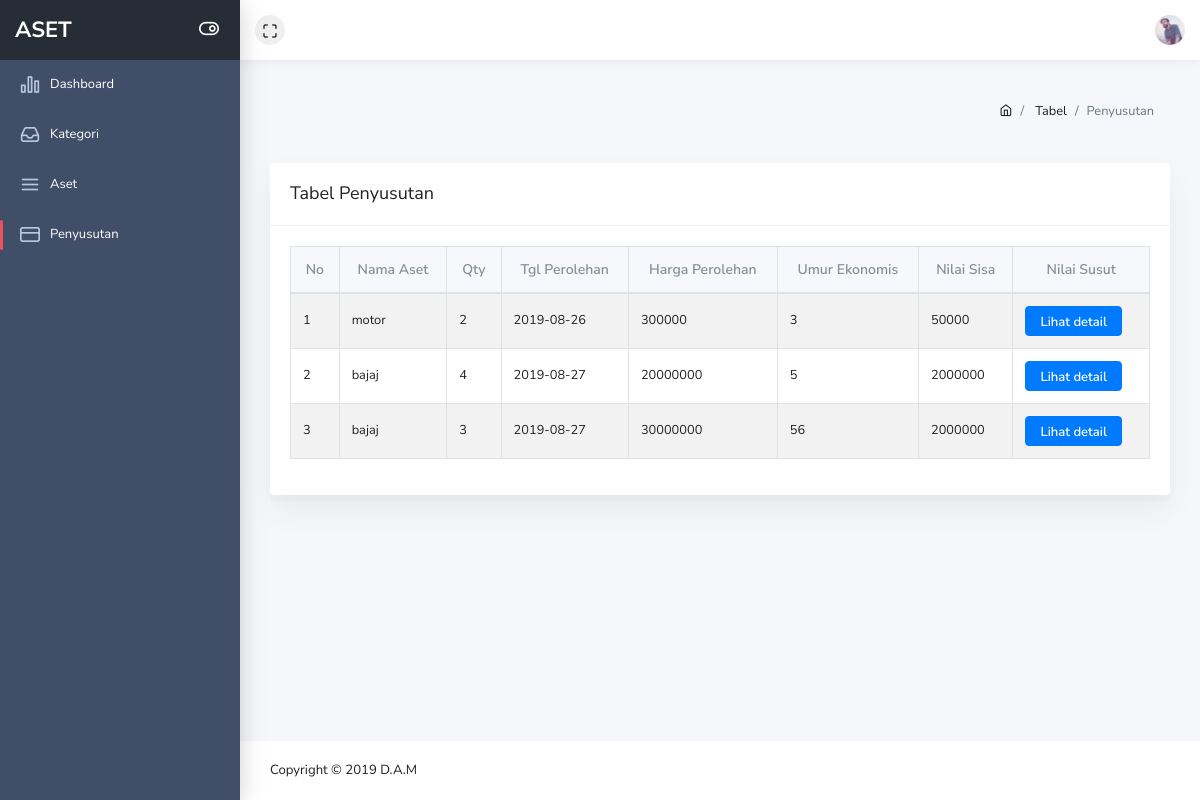
/pages/table-penyusutan.php, run on an earlier commit of the app's database.
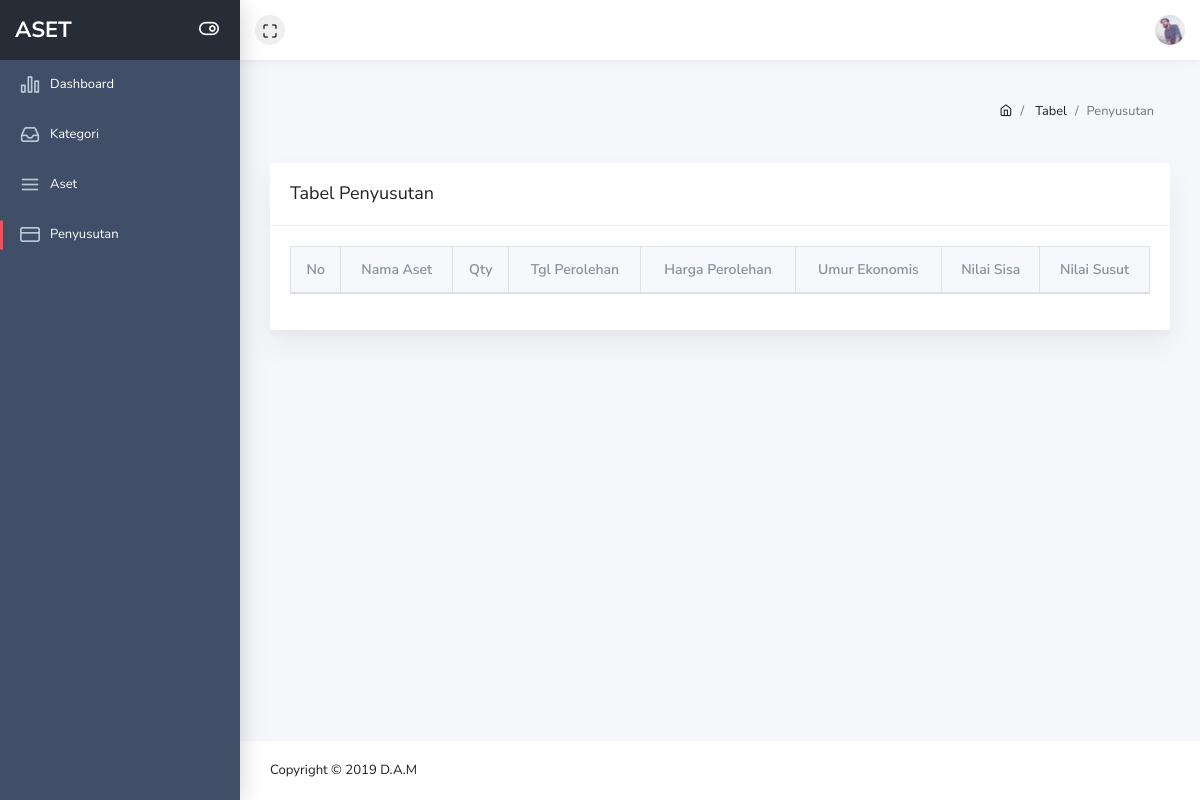
And on a later commit of the database.
### tables this page shows
CREATE TABLE `tb_asset` (
  `id_asset` varchar(18) NOT NULL,
  `nama_asset` varchar(25) NOT NULL,
  `qty` int(12) NOT NULL,
  `tgl_perolehan` date NOT NULL,
  `hrg_perolehan` int(12) NOT NULL,
  `umur_ekonomis` int(12) NOT NULL,
  `nilai_sisa` int(12) NOT NULL,
  `nilai_susut` int(128) NOT NULL,
  `id_kategori` varchar(18) NOT NULL
);

### base_url.php (called while the page is built)
<?php
function pathUrl($dir = __DIR__){
    $root = "";
    $dir = str_replace('\\', '/', realpath($dir));
    $root .= !empty($_SERVER['HTTPS']) ? 'https' : 'http';
    $root .= '://' . $_SERVER['HTTP_HOST'];
    if(!empty($_SERVER['CONTEXT_PREFIX'])) {
        $root .= $_SERVER['CONTEXT_PREFIX'];
        $root .= substr($dir, strlen($_SERVER[ 'CONTEXT_DOCUMENT_ROOT' ]));
    } else {
        $root .= substr($dir, strlen($_SERVER[ 'DOCUMENT_ROOT' ]));
    }
    $root .= '/';
    return $root;
}
$base_url = pathUrl();
?>

### pages/table-penyusutan.php (the view, shortened to what the changed rows need)
<?php
include_once "../base_url.php";
?>
<!doctype html>
<html class="no-js" lang="en">
    <head>
        <link rel="stylesheet" href="<?php echo $base_url ?>assets/plugins/bootstrap/dist/css/bootstrap.min.css">
        <link rel="stylesheet" href="<?php echo $base_url ?>assets/plugins/fontawesome-free/css/all.min.css">
        <link rel="stylesheet" href="<?php echo $base_url ?>assets/plugins/ionicons/dist/css/ionicons.min.css">
        <link rel="stylesheet" href="<?php echo $base_url ?>assets/plugins/icon-kit/dist/css/iconkit.min.css">
        <link rel="stylesheet" href="<?php echo $base_url ?>assets/plugins/perfect-scrollbar/css/perfect-scrollbar.css">
        <link rel="stylesheet" href="<?php echo $base_url ?>assets/plugins/datatables.net-bs4/css/dataTables.bootstrap4.min.css">
        <link rel="stylesheet" href="<?php echo $base_url ?>assets/dist/css/theme.min.css">
    </head>
    <body>
        <div class="wrapper">
            <div class="page-wrap">
                <div class="main-content">
                    <div class="container-fluid">
                        <div class="row">
                            <div class="col-sm-12">
                                <div class="card">
                                    <div class="card-body">
                                        <div class="dt-responsive">
                                            <table id="simpletable" class="table table-striped table-bordered nowrap">
                                        <thead>
                                        <tr>
                                            <th class="text-center">No</th>
                                            <th class="text-center">Nama Aset</th>
                                            <th class="text-center">Qty</th>
                                            <th class="text-center">Tgl Perolehan</th>
                                            <th class="text-center">Harga Perolehan</th>
                                            <th class="text-center">Umur Ekonomis</th>
                                            <th class="text-center">Nilai Sisa</th>
                                            <th class="text-center">Nilai Susut</th>
                                        </tr>
                                        </thead>
                                        <tbody>
                                            <?php
                                                include '../config/config.php';
                                                $aset = mysqli_query($mysqli,"SELECT tb_asset.*, tb_kategori.nm_katagori FROM tb_asset INNER JOIN tb_kategori ON tb_asset.id_kategori = tb_kategori.id_kategori");
                                                $no = 1;
                                                if($aset){
                                                    while($row = mysqli_fetch_array($aset))
                                                    {
                                                        echo "<tr>
                                                        <td>".$no++."</td>
                                                        <td>".$row['nama_asset']."</td>
                                                        <td>".$row['qty']."</td>
                                                        <td>".$row['tgl_perolehan']."</td>
                                                        <td>".$row['hrg_perolehan']."</td>
                                                        <td>".$row['umur_ekonomis']."</td>
                                                        <td>".$row['nilai_sisa']."</td>
                                                        <td>
                                                            <form method='post' action='".$base_url."pages/detail_penyusutan.php'>
                                                            <input class='btn btn-primary' type='submit' name='detail_susut' value='Lihat detail'/>
                                                            <input type='hidden' name='id' value=".$row['id_asset'].">
                                                            <input type='hidden' name='umur_ekonomis' value=".$row['umur_ekonomis'].">
                                                            </form>
                                                            </td>
                                                    </tr>";
                                                    }
                                                }
                                            ?>
                                                </tbody>
                                            </table>
                                        </div>
                                    </div>
                                </div>
                            </div>
                        </div>
                    </div>
                </div>
            </div>
        </div>
    </body>
</html>

What changed in the data, as far as the page shows it:
removed tb_asset: nama_asset "motor", qty "2", tgl_perolehan "2019-08-26", hrg_perolehan "300000", umur_ekonomis "3", nilai_sisa "50000"
removed tb_asset: nama_asset "bajaj", qty "4", tgl_perolehan "2019-08-27", hrg_perolehan "20000000", umur_ekonomis "5", nilai_sisa "2000000"
removed tb_asset: nama_asset "bajaj", qty "3", tgl_perolehan "2019-08-27", hrg_perolehan "30000000", umur_ekonomis "56", nilai_sisa "2000000"
